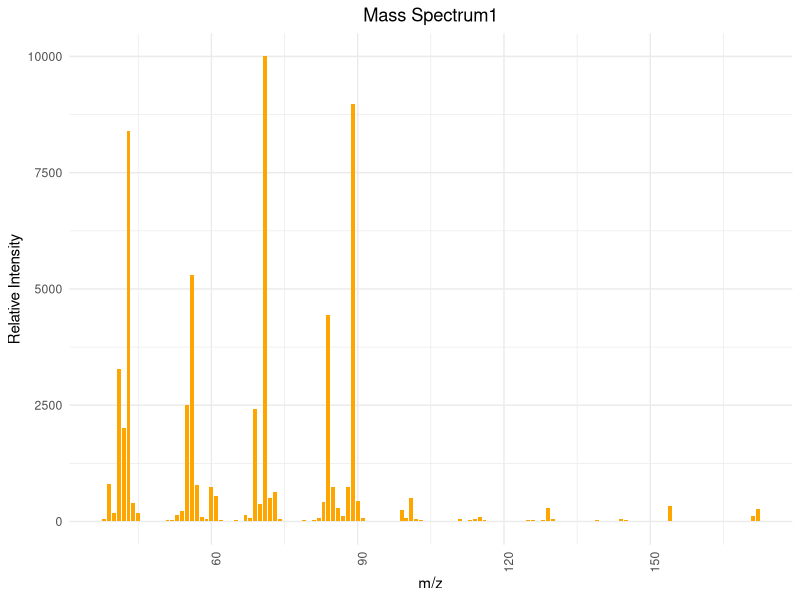
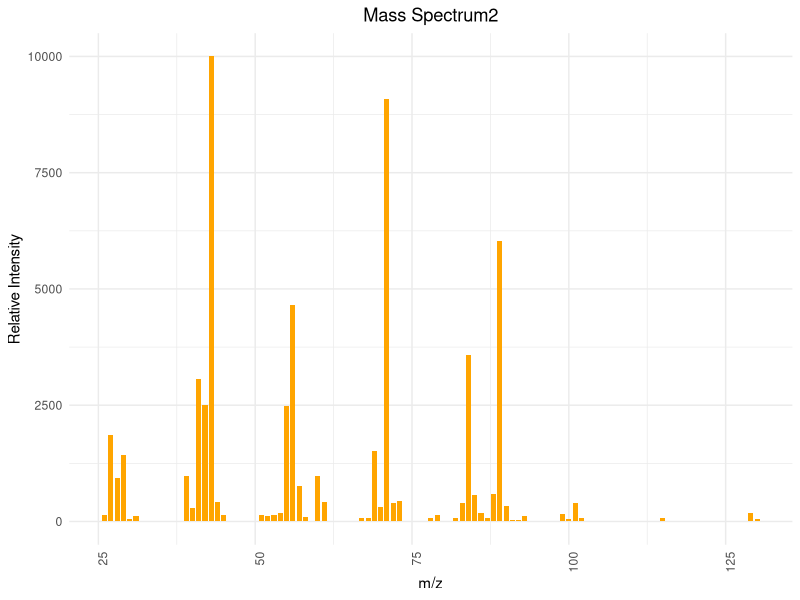
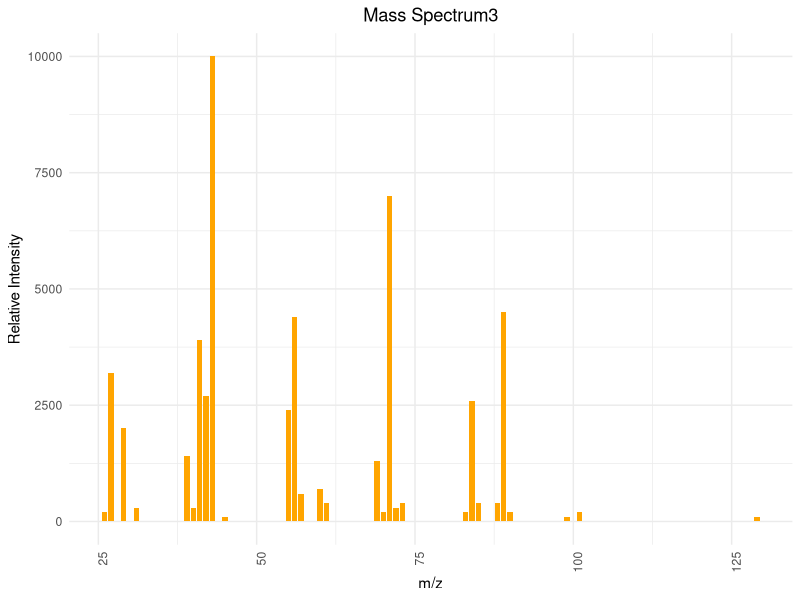
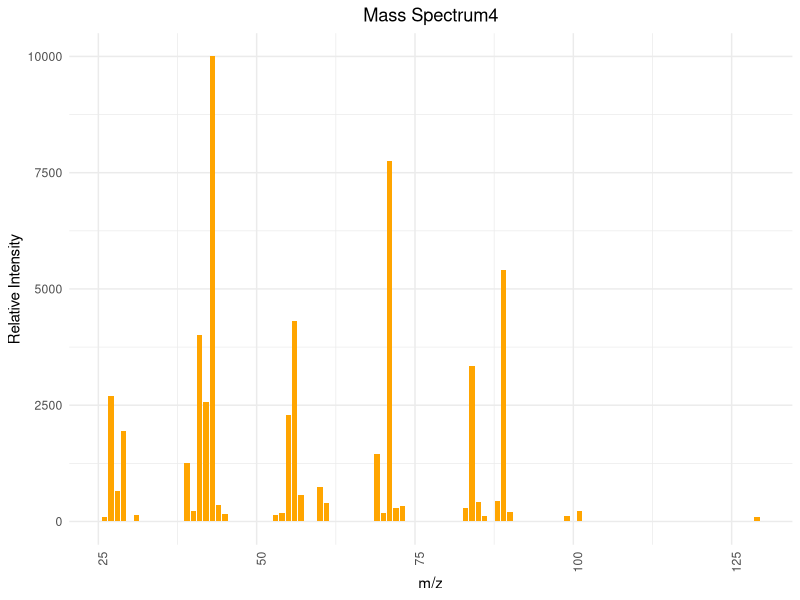
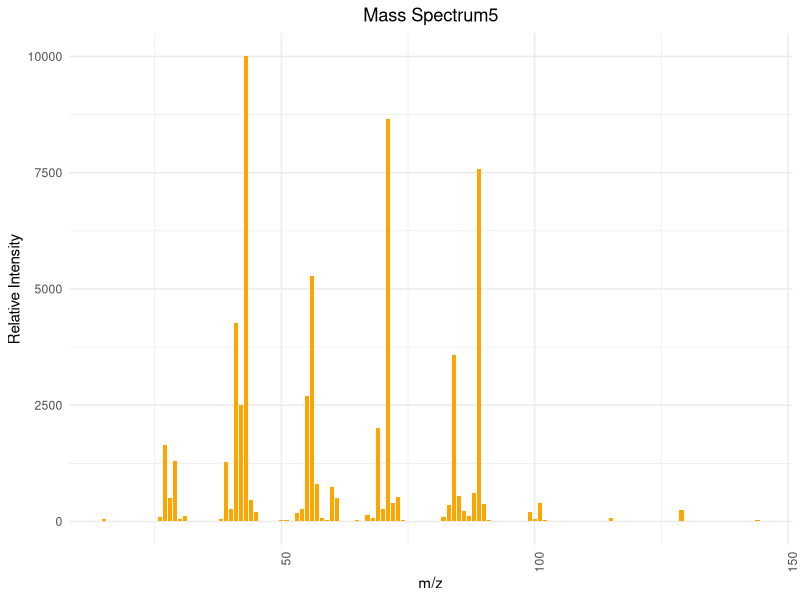

Reproduce these figures in R, in order.
## ---- chunk 1
# 安装并加载所需的包
library(ggplot2)

# 图1
mz1 <- c(38, 39, 40, 41, 42, 43, 44, 45, 51, 52, 53, 54, 55, 56, 57, 58, 59, 60, 61, 62, 65, 67, 68, 69, 70, 71, 72, 73, 74, 79, 81, 82, 83, 84, 85, 86, 87, 88, 89, 90, 91, 99, 100, 101, 102, 103, 111, 113, 114, 115, 116, 125, 126, 128, 129, 130, 139, 144, 145, 154, 171, 172)
intensity1 <- c(50, 810, 190, 3270, 2020, 8390, 390, 180, 40, 40, 150, 220, 2500, 5300, 780, 100, 50, 740, 540, 40, 40, 150, 80, 2410, 370, 9999, 510, 640, 50, 40, 40, 80, 420, 4450, 740, 280, 120, 750, 8980, 450, 70, 250, 80, 510, 50, 40, 50, 40, 50, 100, 40, 40, 40, 40, 280, 50, 40, 50, 40, 340, 120, 270)

data1 <- data.frame(mz1, intensity1)


ggplot(data1, aes(x=mz1, y=intensity1)) +
  geom_bar(stat="identity", fill="orange", width=0.8) + 
  theme_minimal() + 
  labs(title="Mass Spectrum1",
       x="m/z",
       y="Relative Intensity") + 
  theme(axis.text.x = element_text(angle = 90, hjust = 1), plot.title = element_text(hjust = 0.5))  

# 图2
mz2 <- c(26, 27, 28, 29, 30, 31, 39, 40, 41, 42, 43, 44, 45, 51, 52, 53, 54, 55, 56, 57, 58, 60, 61, 67, 68, 69, 70, 71, 72, 73, 78, 79, 82, 83, 84, 85, 86, 87, 88, 89, 90, 91, 92, 93, 99, 100, 101, 102, 115, 129, 130)
intensity2 <- c(150, 1870, 940, 1430, 60, 110, 970, 290, 3060, 2510, 9999, 410, 150, 150, 120, 150, 190, 2480, 4650, 760, 90, 970, 420, 70, 70, 1520, 310, 9090, 390, 450, 70, 130, 80, 390, 3590, 580, 180, 80, 590, 6040, 340, 30, 30, 110, 170, 50, 390, 70, 70, 190, 50)

data2 <- data.frame(mz2, intensity2)

ggplot(data2, aes(x=mz2, y=intensity2)) +
  geom_bar(stat="identity", fill="orange", width=0.8) + 
  theme_minimal() + 
  labs(title="Mass Spectrum2",
       x="m/z",
       y="Relative Intensity") + 
  theme(axis.text.x = element_text(angle = 90, hjust = 1), plot.title = element_text(hjust = 0.5))  

# 图3
mz3 <- c(26, 27, 29, 31, 39, 40, 41, 42, 43, 45, 55, 56, 57, 60, 61, 69, 70, 71, 72, 73, 83, 84, 85, 88, 89, 90, 99, 101, 129)
intensity3 <- c(200, 3200, 2000, 300, 1400, 300, 3900, 2700, 9999, 100, 2400, 4400, 600, 700, 400, 1300, 200, 7000, 300, 400, 200, 2600, 400, 400, 4500, 200, 100, 200, 100)

data3 <- data.frame(mz3, intensity3)

ggplot(data3, aes(x=mz3, y=intensity3)) +
  geom_bar(stat="identity", fill="orange", width=0.8) + 
  theme_minimal() + 
  labs(title="Mass Spectrum3",
       x="m/z",
       y="Relative Intensity") + 
  theme(axis.text.x = element_text(angle = 90, hjust = 1), plot.title = element_text(hjust = 0.5)) 

# 图4
mz4 <- c(26, 27, 28, 29, 31, 39, 40, 41, 42, 43, 44, 45, 53, 54, 55, 56, 57, 60, 61, 69, 70, 71, 72, 73, 83, 84, 85, 86, 88, 89, 90, 99, 101, 129)
intensity4 <- c(100, 2690, 650, 1940, 130, 1250, 230, 4020, 2560, 9999, 360, 160, 150, 190, 2280, 4310, 580, 750, 390, 1460, 180, 7750, 290, 340, 290, 3340, 420, 110, 450, 5410, 200, 120, 230, 100)

data4 <- data.frame(mz4, intensity4)

ggplot(data4, aes(x=mz4, y=intensity4)) +
  geom_bar(stat="identity", fill="orange", width=0.8) + 
  theme_minimal() + 
  labs(title="Mass Spectrum4",
       x="m/z",
       y="Relative Intensity") + 
  theme(axis.text.x = element_text(angle = 90, hjust = 1), plot.title = element_text(hjust = 0.5)) 

# 图5
mz5 <- c(15, 26, 27, 28, 29, 30, 31, 37, 38, 39, 40, 41, 42, 43, 44, 45, 50, 51, 52, 53, 54, 55, 56, 57, 58, 59, 60, 61, 65, 67, 68, 69, 70, 71, 72, 73, 74, 79, 81, 82, 83, 84, 85, 86, 87, 88, 89, 90, 91, 99, 100, 101, 102, 111, 114, 115, 116, 125, 128, 129, 130, 144)
intensity5 <- c(50, 100, 1650, 510, 1310, 50, 110, 20, 60, 1280, 260, 4260, 2500, 9999, 470, 200, 30, 40, 20, 190, 260, 2690, 5280, 800, 80, 30, 750, 510, 40, 150, 70, 2000, 270, 8650, 390, 530, 30, 20, 20, 90, 360, 3570, 550, 220, 110, 620, 7580, 370, 40, 200, 50, 390, 40, 20, 20, 70, 20, 10, 10, 250, 20, 30)

data5 <- data.frame(mz5, intensity5)

ggplot(data5, aes(x=mz5, y=intensity5)) +
  geom_bar(stat="identity", fill="orange", width=0.8) + 
  theme_minimal() + 
  labs(title="Mass Spectrum5",
       x="m/z",
       y="Relative Intensity") + 
  theme(axis.text.x = element_text(angle = 90, hjust = 1), plot.title = element_text(hjust = 0.5)) 
